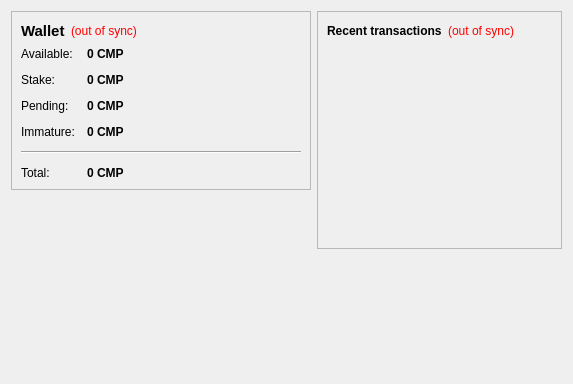
<?xml version="1.0" encoding="UTF-8"?>
<ui version="4.0">
 <class>OverviewPage</class>
 <widget class="QWidget" name="OverviewPage">
  <property name="geometry">
   <rect>
    <x>0</x>
    <y>0</y>
    <width>573</width>
    <height>342</height>
   </rect>
  </property>
  <property name="windowTitle">
   <string>Form</string>
  </property>
  <layout class="QHBoxLayout" name="horizontalLayout" stretch="1,1">
   <item>
    <layout class="QVBoxLayout" name="verticalLayout_2">
     <item>
      <widget class="QFrame" name="frame">
       <property name="frameShape">
        <enum>QFrame::StyledPanel</enum>
       </property>
       <property name="frameShadow">
        <enum>QFrame::Raised</enum>
       </property>
       <layout class="QVBoxLayout" name="verticalLayout_4">
        <item>
         <layout class="QHBoxLayout" name="horizontalLayout_4">
          <item>
           <widget class="QLabel" name="label_5">
            <property name="font">
             <font>
              <pointsize>11</pointsize>
              <weight>75</weight>
              <bold>true</bold>
             </font>
            </property>
            <property name="text">
             <string>Wallet</string>
            </property>
           </widget>
          </item>
          <item>
           <widget class="QLabel" name="labelWalletStatus">
            <property name="toolTip">
             <string>The displayed information may be out of date. Your wallet automatically synchronizes with the CompCoin network after a connection is established, but this process has not completed yet.</string>
            </property>
            <property name="styleSheet">
             <string notr="true">QLabel { color: red; }</string>
            </property>
            <property name="text">
             <string notr="true">(out of sync)</string>
            </property>
            <property name="alignment">
             <set>Qt::AlignLeading|Qt::AlignLeft|Qt::AlignVCenter</set>
            </property>
           </widget>
          </item>
          <item>
           <spacer name="horizontalSpacer_2">
            <property name="orientation">
             <enum>Qt::Horizontal</enum>
            </property>
            <property name="sizeHint" stdset="0">
             <size>
              <width>40</width>
              <height>20</height>
             </size>
            </property>
           </spacer>
          </item>
         </layout>
        </item>
        <item>
         <layout class="QFormLayout" name="formLayout_2">
          <property name="fieldGrowthPolicy">
           <enum>QFormLayout::AllNonFixedFieldsGrow</enum>
          </property>
          <property name="horizontalSpacing">
           <number>12</number>
          </property>
          <property name="verticalSpacing">
           <number>12</number>
          </property>
          <item row="0" column="0">
           <widget class="QLabel" name="label">
            <property name="text">
             <string>Available:</string>
            </property>
           </widget>
          </item>
          <item row="0" column="1">
           <widget class="QLabel" name="labelBalance">
            <property name="font">
             <font>
              <weight>75</weight>
              <bold>true</bold>
             </font>
            </property>
            <property name="cursor">
             <cursorShape>IBeamCursor</cursorShape>
            </property>
            <property name="toolTip">
             <string>Your current spendable balance</string>
            </property>
            <property name="text">
             <string notr="true">0 CMP</string>
            </property>
            <property name="textInteractionFlags">
             <set>Qt::LinksAccessibleByMouse|Qt::TextSelectableByKeyboard|Qt::TextSelectableByMouse</set>
            </property>
           </widget>
          </item>
          <item row="1" column="0">
           <widget class="QLabel" name="label_6">
            <property name="text">
             <string>Stake:</string>
            </property>
           </widget>
          </item>
          <item row="1" column="1">
           <widget class="QLabel" name="labelStake">
            <property name="font">
             <font>
              <weight>75</weight>
              <bold>true</bold>
             </font>
            </property>
            <property name="cursor">
             <cursorShape>IBeamCursor</cursorShape>
            </property>
            <property name="toolTip">
             <string>Total of coins that was staked, and do not yet count toward the current balance</string>
            </property>
            <property name="text">
             <string notr="true">0 CMP</string>
            </property>
            <property name="textInteractionFlags">
             <set>Qt::LinksAccessibleByMouse|Qt::TextSelectableByKeyboard|Qt::TextSelectableByMouse</set>
            </property>
           </widget>
          </item>
          <item row="2" column="0">
           <widget class="QLabel" name="label_3">
            <property name="text">
             <string>Pending:</string>
            </property>
           </widget>
          </item>
          <item row="2" column="1">
           <widget class="QLabel" name="labelUnconfirmed">
            <property name="font">
             <font>
              <weight>75</weight>
              <bold>true</bold>
             </font>
            </property>
            <property name="cursor">
             <cursorShape>IBeamCursor</cursorShape>
            </property>
            <property name="toolTip">
             <string>Total of transactions that have yet to be confirmed, and do not yet count toward the current balance</string>
            </property>
            <property name="text">
             <string notr="true">0 CMP</string>
            </property>
            <property name="textInteractionFlags">
             <set>Qt::LinksAccessibleByMouse|Qt::TextSelectableByKeyboard|Qt::TextSelectableByMouse</set>
            </property>
           </widget>
          </item>
          <item row="3" column="0">
           <widget class="QLabel" name="labelImmatureText">
            <property name="text">
             <string>Immature:</string>
            </property>
           </widget>
          </item>
          <item row="3" column="1">
           <widget class="QLabel" name="labelImmature">
            <property name="font">
             <font>
              <weight>75</weight>
              <bold>true</bold>
             </font>
            </property>
            <property name="toolTip">
             <string>Mined balance that has not yet matured</string>
            </property>
            <property name="text">
             <string notr="true">0 CMP</string>
            </property>
            <property name="textInteractionFlags">
             <set>Qt::LinksAccessibleByMouse|Qt::TextSelectableByKeyboard|Qt::TextSelectableByMouse</set>
            </property>
           </widget>
          </item>
          <item row="4" column="0" colspan="2">
           <widget class="Line" name="line">
            <property name="orientation">
             <enum>Qt::Horizontal</enum>
            </property>
           </widget>
          </item>
          <item row="5" column="0">
           <widget class="QLabel" name="labelTotalText">
            <property name="text">
             <string>Total:</string>
            </property>
           </widget>
          </item>
          <item row="5" column="1">
           <widget class="QLabel" name="labelTotal">
            <property name="font">
             <font>
              <weight>75</weight>
              <bold>true</bold>
             </font>
            </property>
            <property name="cursor">
             <cursorShape>IBeamCursor</cursorShape>
            </property>
            <property name="toolTip">
             <string>Your current total balance</string>
            </property>
            <property name="text">
             <string notr="true">0 CMP</string>
            </property>
            <property name="textInteractionFlags">
             <set>Qt::LinksAccessibleByMouse|Qt::TextSelectableByKeyboard|Qt::TextSelectableByMouse</set>
            </property>
           </widget>
          </item>
         </layout>
        </item>
       </layout>
      </widget>
     </item>
     <item>
      <spacer name="verticalSpacer">
       <property name="orientation">
        <enum>Qt::Vertical</enum>
       </property>
       <property name="sizeHint" stdset="0">
        <size>
         <width>20</width>
         <height>40</height>
        </size>
       </property>
      </spacer>
     </item>
        <item>
         <widget class="QLabel" name="label_2">
          <property name="minimumSize">
           <size>
            <width>300</width>
            <height>177</height>
           </size>
          </property>
          <property name="text">
           <string>&lt;html&gt;&lt;head/&gt;&lt;body&gt;&lt;p align=&quot;center&quot;&gt;&lt;a href=&quot;https://CompCoin.com&quot;&gt;&lt;span style=&quot; text-decoration: underline; color:#0000ff;&quot;&gt;&lt;img src=&quot;:/images/wallet&quot;/&gt;&lt;/span&gt;&lt;/a&gt;&lt;/p&gt;&lt;/body&gt;&lt;/html&gt;</string>
          </property>
         </widget>
        </item>
    </layout>
   </item>
   <item>
    <layout class="QVBoxLayout" name="verticalLayout_3">
     <item>
      <widget class="QFrame" name="frame_2">
       <property name="frameShape">
        <enum>QFrame::StyledPanel</enum>
       </property>
       <property name="frameShadow">
        <enum>QFrame::Raised</enum>
       </property>
       <layout class="QVBoxLayout" name="verticalLayout">
        <item>
         <layout class="QHBoxLayout" name="horizontalLayout_2">
          <item>
           <widget class="QLabel" name="label_4">
            <property name="text">
             <string>&lt;b&gt;Recent transactions&lt;/b&gt;</string>
            </property>
           </widget>
          </item>
          <item>
           <widget class="QLabel" name="labelTransactionsStatus">
            <property name="toolTip">
             <string>The displayed information may be out of date. Your wallet automatically synchronizes with the CompCoin network after a connection is established, but this process has not completed yet.</string>
            </property>
            <property name="styleSheet">
             <string notr="true">QLabel { color: red; }</string>
            </property>
            <property name="text">
             <string notr="true">(out of sync)</string>
            </property>
            <property name="alignment">
             <set>Qt::AlignRight|Qt::AlignTrailing|Qt::AlignVCenter</set>
            </property>
           </widget>
          </item>
          <item>
           <spacer name="horizontalSpacer">
            <property name="orientation">
             <enum>Qt::Horizontal</enum>
            </property>
            <property name="sizeHint" stdset="0">
             <size>
              <width>40</width>
              <height>20</height>
             </size>
            </property>
           </spacer>
          </item>
         </layout>
        </item>
        <item>
         <widget class="QListView" name="listTransactions">
          <property name="styleSheet">
           <string notr="true">QListView { background: transparent; }</string>
          </property>
          <property name="frameShape">
           <enum>QFrame::NoFrame</enum>
          </property>
          <property name="verticalScrollBarPolicy">
           <enum>Qt::ScrollBarAlwaysOff</enum>
          </property>
          <property name="horizontalScrollBarPolicy">
           <enum>Qt::ScrollBarAlwaysOff</enum>
          </property>
          <property name="selectionMode">
           <enum>QAbstractItemView::NoSelection</enum>
          </property>
         </widget>
        </item>
       </layout>
      </widget>
     </item>
     <item>
      <spacer name="verticalSpacer_2">
       <property name="orientation">
        <enum>Qt::Vertical</enum>
       </property>
       <property name="sizeHint" stdset="0">
        <size>
         <width>20</width>
         <height>40</height>
        </size>
       </property>
      </spacer>
     </item>
    </layout>
   </item>
  </layout>
 </widget>
 <resources/>
 <connections/>
</ui>
